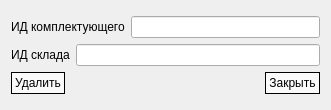
<?xml version="1.0" encoding="UTF-8"?>
<ui version="4.0">
 <class>DeleteWarehouseComponentDialog</class>
 <widget class="QDialog" name="DeleteWarehouseComponentDialog">
  <property name="geometry">
   <rect>
    <x>0</x>
    <y>0</y>
    <width>328</width>
    <height>110</height>
   </rect>
  </property>
  <property name="windowTitle">
   <string>Dialog</string>
  </property>
  <layout class="QVBoxLayout" name="verticalLayout_2">
   <item>
    <layout class="QVBoxLayout" name="verticalLayout">
     <item>
      <layout class="QHBoxLayout" name="horizontalLayout_7">
       <property name="spacing">
        <number>6</number>
       </property>
       <item>
        <widget class="QLabel" name="label_5">
         <property name="text">
          <string>ИД комплектующего</string>
         </property>
        </widget>
       </item>
       <item>
        <widget class="QLineEdit" name="inputComponentId"/>
       </item>
      </layout>
     </item>
     <item>
      <layout class="QHBoxLayout" name="horizontalLayout_4">
       <property name="spacing">
        <number>6</number>
       </property>
       <item>
        <widget class="QLabel" name="label_2">
         <property name="text">
          <string>ИД склада</string>
         </property>
        </widget>
       </item>
       <item>
        <widget class="QLineEdit" name="inputWarehouseId"/>
       </item>
      </layout>
     </item>
     <item>
      <layout class="QHBoxLayout" name="horizontalLayout_2">
       <property name="spacing">
        <number>200</number>
       </property>
       <item>
        <widget class="QPushButton" name="buttonDeleteWarehouseComponent">
         <property name="styleSheet">
          <string notr="true">QPushButton
{
background-color: rgb(250, 250, 250);
border: 1px solid black;
padding: 3px;
}

QPushButton:pressed
{
background-color: rgb(240, 240, 240);
}

QPushButton:hover:!pressed
{
background-color: rgb(240, 240, 240);
}</string>
         </property>
         <property name="text">
          <string>Удалить</string>
         </property>
        </widget>
       </item>
       <item>
        <widget class="QPushButton" name="buttonCloseDialog">
         <property name="styleSheet">
          <string notr="true">QPushButton
{
background-color: rgb(250, 250, 250);
border: 1px solid black;
padding: 3px;
}

QPushButton:pressed
{
background-color: rgb(240, 240, 240);
}

QPushButton:hover:!pressed
{
background-color: rgb(240, 240, 240);
}</string>
         </property>
         <property name="text">
          <string>Закрыть</string>
         </property>
        </widget>
       </item>
      </layout>
     </item>
    </layout>
   </item>
  </layout>
 </widget>
 <resources/>
 <connections>
  <connection>
   <sender>DeleteWarehouseComponentDialog</sender>
   <signal>finished(int)</signal>
   <receiver>DeleteWarehouseComponentDialog</receiver>
   <slot>deleteLater()</slot>
   <hints>
    <hint type="sourcelabel">
     <x>199</x>
     <y>149</y>
    </hint>
    <hint type="destinationlabel">
     <x>199</x>
     <y>149</y>
    </hint>
   </hints>
  </connection>
  <connection>
   <sender>buttonCloseDialog</sender>
   <signal>clicked()</signal>
   <receiver>DeleteWarehouseComponentDialog</receiver>
   <slot>deleteLater()</slot>
   <hints>
    <hint type="sourcelabel">
     <x>344</x>
     <y>113</y>
    </hint>
    <hint type="destinationlabel">
     <x>199</x>
     <y>149</y>
    </hint>
   </hints>
  </connection>
 </connections>
</ui>
